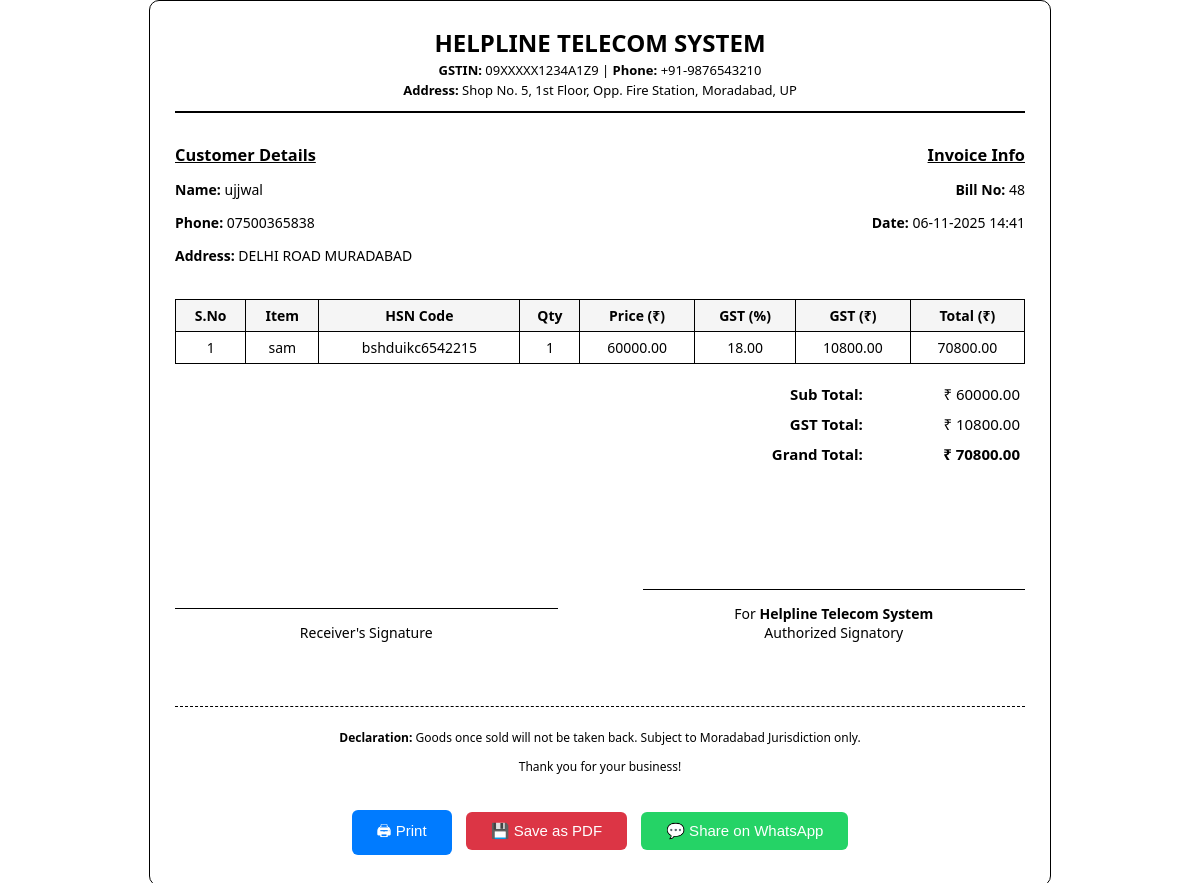
Screenshot of /bill/48/ (signed in) with the database file from the repository.
### items/models.py (models this page shows, shortened)
class Bill(models.Model):
    customer_name = models.CharField(max_length=100, default="Walk-in Customer")
    customer_phone = models.CharField(max_length=15, blank=True, null=True)
    customer_address = models.TextField(blank=True, null=True)
    date = models.DateTimeField(default=timezone.now)
    total_amount = models.DecimalField(max_digits=10, decimal_places=2, default=0)
    gst_amount = models.DecimalField(max_digits=10, decimal_places=2, default=0)
    net_amount = models.DecimalField(max_digits=10, decimal_places=2, default=0)
    class Meta:
        ordering = ['-date']

class BillItem(models.Model):
    bill = models.ForeignKey(Bill, on_delete=models.CASCADE, related_name="items")
    item = models.ForeignKey(Item, on_delete=models.CASCADE)
    quantity = models.PositiveIntegerField(default=1)
    price = models.DecimalField(max_digits=10, decimal_places=2)
    gst_rate = models.DecimalField(max_digits=5, decimal_places=2, default=0)
    gst_amount = models.DecimalField(max_digits=10, decimal_places=2, default=0)
    total = models.DecimalField(max_digits=10, decimal_places=2)
    class Meta:
        verbose_name = "Bill Item"
        verbose_name_plural = "Bill Items"
        ordering = ['id']

class Item(models.Model):
    name = models.CharField(max_length=200)
    alias = models.CharField(max_length=200, blank=True, null=True)
    group = models.CharField(max_length=100, blank=True, null=True)
    unit = models.CharField(max_length=50, blank=True, null=True)
    purchase_price = models.DecimalField(max_digits=10, decimal_places=2, default=0)
    mrp = models.DecimalField(max_digits=10, decimal_places=2, default=0)
    sale_discount = models.DecimalField(max_digits=5, decimal_places=2, default=0)
    purchase_discount = models.DecimalField(max_digits=5, decimal_places=2, default=0)
    opening_stock_value = models.DecimalField(max_digits=10, decimal_places=2, default=0)
    description = models.TextField(blank=True, null=True)
    hsn_code = models.CharField(max_length=50, blank=True, null=True, default="NA")
    price = models.DecimalField(max_digits=10, decimal_places=2, default=0)
    gst_rate = models.DecimalField(max_digits=5, decimal_places=2, default=0)
    stock = models.IntegerField(default=0)

### items/views.py (the view)
# urls.py: path('bill/<int:bill_id>/', views.bill_detail, name='bill_detail'),
@login_required(login_url='login_view')
def bill_detail(request, bill_id):
    bill = get_object_or_404(Bill, id=bill_id)
    return render(request, "items/bill_detail.html", {
        "bill": bill,
        "bill_items": bill.items.all().order_by("id"),
    })

### items/templates/items/bill_detail.html (shortened to what this page needs)
{% load static %}
{% load custom_filters %}
<!DOCTYPE html>
<html lang="en">
<head>
</head>
<body>
    <div class="invoice-box" id="invoiceArea">
        <header>
            <h1>HELPLINE TELECOM SYSTEM</h1>
            <p><strong>GSTIN:</strong> 09XXXXX1234A1Z9 | <strong>Phone:</strong> +91-9876543210</p>
            <p><strong>Address:</strong> Shop No. 5, 1st Floor, Opp. Fire Station, Moradabad, UP</p>
        </header>
        <div class="section">
            <div>
                <h3>Customer Details</h3>
                <p><strong>Name:</strong> {{ bill.customer_name }}</p>
                <p><strong>Phone:</strong> {{ bill.customer_phone }}</p>
                <p><strong>Address:</strong> {{ bill.customer_address }}</p>
            </div>
            <div style="text-align:right;">
                <h3>Invoice Info</h3>
                <p><strong>Bill No:</strong> {{ bill.id }}</p>
                <p><strong>Date:</strong> {{ bill.date|date:"d-m-Y H:i" }}</p>
            </div>
        </div>
        <table>
            <thead>
                <tr>
                    <th>S.No</th>
                    <th>Item</th>
                    <th>HSN Code</th>
                    <th>Qty</th>
                    <th>Price (₹)</th>
                    <th>GST (%)</th>
                    <th>GST (₹)</th>
                    <th>Total (₹)</th>
                </tr>
            </thead>
            <tbody>
                {% for item in bill_items %}
                <tr>
                    <td>{{ forloop.counter }}</td>
                    <td>{{ item.item.name }}</td>
                    <td>{{ item.item.hsn_code }}</td>
                    <td>{{ item.quantity }}</td>
                    <td>{{ item.price|floatformat:2 }}</td>
                    <td>{{ item.gst_rate }}</td>
                    <td>{{ item.gst_amount|floatformat:2 }}</td>
                    <td>{{ item.total|floatformat:2 }}</td>
                </tr>
                {% endfor %}
            </tbody>
        </table>
        <table class="totals">
            <tr>
                <td class="label">Sub Total:</td>
                <td>₹ {{ bill.total_amount|floatformat:2 }}</td>
            </tr>
            <tr>
                <td class="label">GST Total:</td>
                <td>₹ {{ bill.gst_amount|floatformat:2 }}</td>
            </tr>
            <tr>
                <td class="label"><strong>Grand Total:</strong></td>
                <td><strong>₹ {{ bill.net_amount|floatformat:2 }}</strong></td>
            </tr>
        </table>
        <div class="sign-section">
            <div class="sign-box">
                <hr>
                <p>Receiver's Signature</p>
            </div>
            <div class="sign-box">
                <hr>
                <p>For <strong>Helpline Telecom System</strong><br>Authorized Signatory</p>
            </div>
        </div>
        <div class="footer">
            <p><strong>Declaration:</strong> Goods once sold will not be taken back. Subject to Moradabad Jurisdiction only.</p>
            <p>Thank you for your business!</p>
        </div>
        <div class="print-btn">
            <button class="btn-print" onclick="window.print()">🖨 Print</button>
            <button class="btn-pdf" id="downloadPDF">💾 Save as PDF</button>
            <button class="btn-whatsapp" id="whatsappShare">💬 Share on WhatsApp</button>
        </div>
    </div>
</body>
</html>

### items/templates/items/bill_detail.html (style rules this page uses)
body { font-family: "Segoe UI", Arial, sans-serif; background: #fff; color: #000; margin: 0; }
.invoice-box { max-width: 850px; margin: 0 auto; padding: 25px; border: 1.5px solid #000; border-radius: 10px; }
header { text-align: center; border-bottom: 2px solid #000; padding-bottom: 10px; }
header h1 { font-size: 24px; font-weight: bold; margin: 0; text-transform: uppercase; }
header p { margin: 2px 0; font-size: 13px; }
.section { display: flex; justify-content: space-between; margin-top: 15px; font-size: 14px; }
.section h3 { margin-bottom: 5px; text-decoration: underline; }
table { width: 100%; border-collapse: collapse; margin-top: 20px; font-size: 14px; }
th, td { border: 1px solid #000; padding: 6px; text-align: center; }
th { background-color: #f5f5f5; font-weight: bold; }
.totals { width: 40%; float: right; margin-top: 15px; }
.totals td { border: none; text-align: right; padding: 5px; font-size: 15px; }
.totals td.label { font-weight: bold; }
.footer { margin-top: 50px; text-align: center; font-size: 12px; border-top: 1px dashed #000; padding-top: 10px; }
.sign-section { margin-top: 60px; display: flex; justify-content: space-between; align-items: flex-end; font-size: 14px; }
.sign-box { width: 45%; text-align: center; }
.sign-box hr { border: none; border-top: 1px solid #000; margin-top: 60px; }
.print-btn { text-align: center; margin-top: 30px; }
.print-btn button { border: none; padding: 10px 25px; font-size: 15px; border-radius: 6px; cursor: pointer; margin: 5px; color: white; transition: 0.2s; }
.btn-print { background: #007bff; }
.btn-pdf { background: #dc3545; }
.btn-whatsapp { background: #25d366; }

### rows the page displays
Bill: customer_name "ujjwal", customer_phone "07500365838", customer_address "DELHI ROAD MURADABAD", id "48", date "06-11-2025 14:41", total_amount "60000.00", gst_amount "10800.00", net_amount "70800.00"
BillItem: item.name "sam", item.hsn_code "bshduikc6542215", quantity "1", price "60000.00", gst_rate "18.00", gst_amount "10800.00", total "70800.00"
